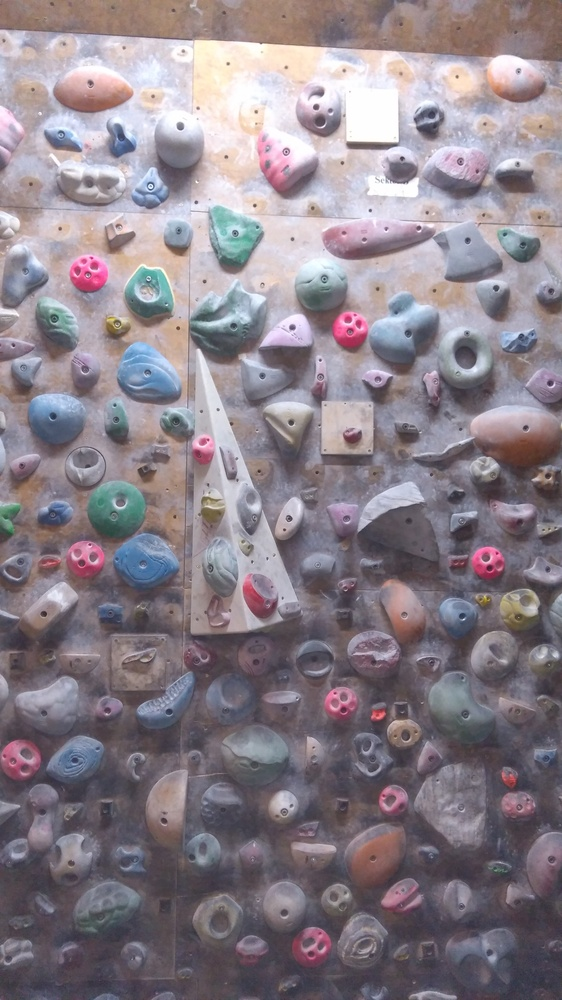
#> input picture img/IMG_20171119_191000.jpg, 562 x 1000 px, shrunk from 2340 x 4160 before the run, found by its file name
$ python houghcircle.py
#> lines starting #> are read from the running program, lines starting #| are printed output that depends on the picture
# -*- coding: utf-8 -*-
"""
Created on Sun Dec 24 01:29:23 2017

@author: Michael
"""
import numpy as np
import cv2

#wall flat
#img = cv2.imread('D:\dev\Holds\IMG_20171119_190948.jpg')

img = cv2.imread('D:\dev\holds\IMG_20171119_191000.jpg',0)
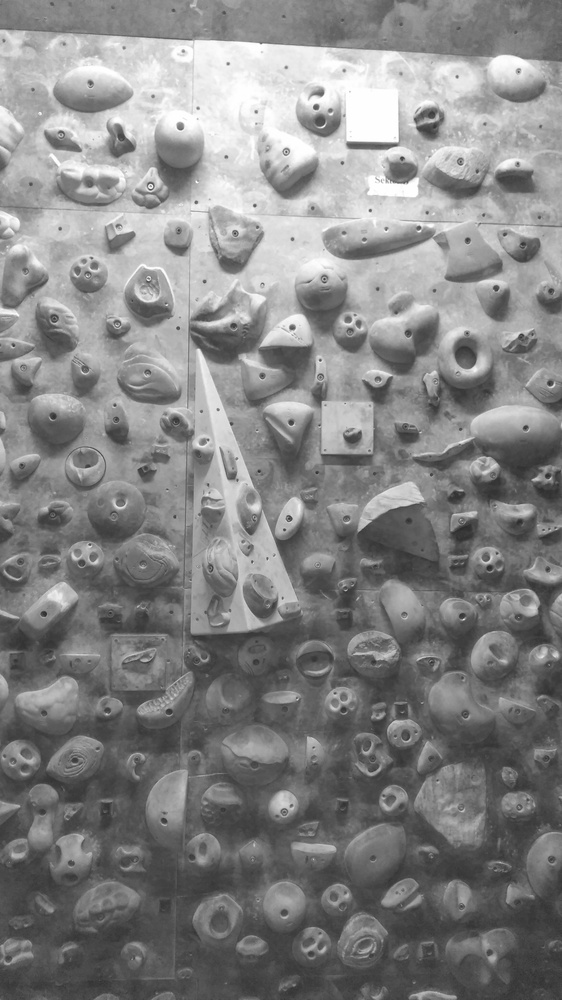
#> img: shape (1000, 562); min 43, max 255, mean 132.6

# [11 lines of commented-out code are left out]
cimg = cv2.cvtColor(img,cv2.COLOR_GRAY2BGR)

circles = cv2.HoughCircles(img,cv2.HOUGH_GRADIENT,1,20, param1=50,param2=30,minRadius=7,maxRadius=30)
#> circles = 90 rows, first 8: [20.5, 759.5, 20.1], [280.5, 904.5, 27.2], [458.5, 618.5, 29.4], [438.5, 789.5, 27.1], [229.5, 566.5, 27.2], [496.5, 647.5, 29.3], [286.5, 802.5, 27.1], [451.5, 169.5, 29.3]

circles = np.uint16(np.around(circles))
#> circles = 90 rows, first 8: [20, 760, 20], [280, 904, 27], [458, 618, 29], [438, 790, 27], [230, 566, 27], [496, 648, 29], [286, 802, 27], [452, 170, 29]
for i in circles[0,:]:
    # draw the outer circle
    cv2.circle(cimg,(i[0],i[1]),i[2],(0,255,0),2)
    # draw the center of the circle
    cv2.circle(cimg,(i[0],i[1]),2,(0,0,255),3)
#> this loop made 90 passes
#> i on passes 1 to 12: [20, 760, 20], [280, 904, 27], [458, 618, 29], [438, 790, 27], [230, 566, 27], [496, 648, 29], [286, 802, 27], [452, 170, 29], [454, 700, 25], [88, 274, 19], [158, 464, 29], [140, 360, 27]
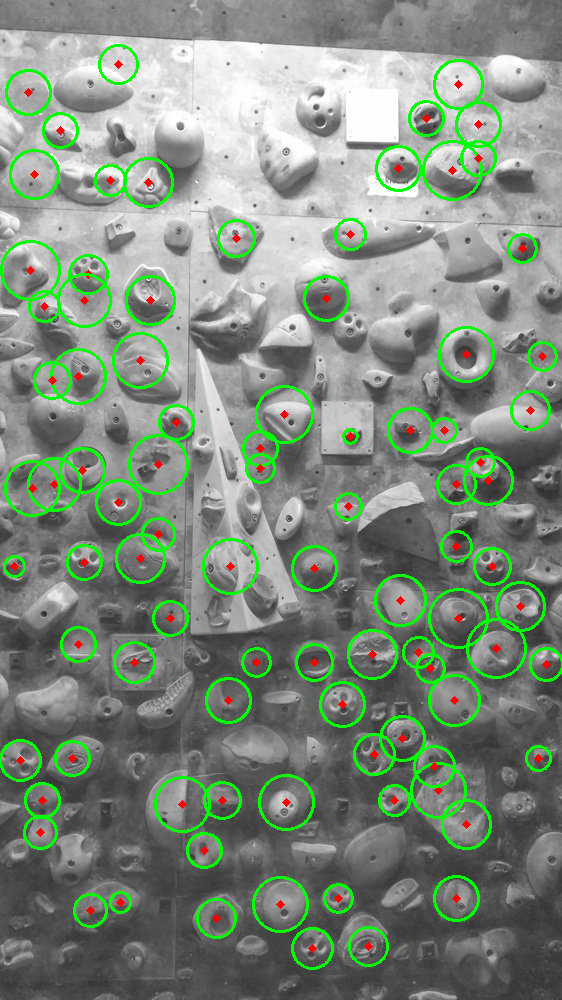
#> cimg: shape (1000, 562, 3); mean B, G, R 124, 139.3, 125.6

cv2.imshow('detected circles',cimg)
cv2.waitKey(0) & 0xFF
cv2.destroyAllWindows()

$ run again, with img/IMG_20171119_190948.jpg copied over img/IMG_20171119_191000.jpg
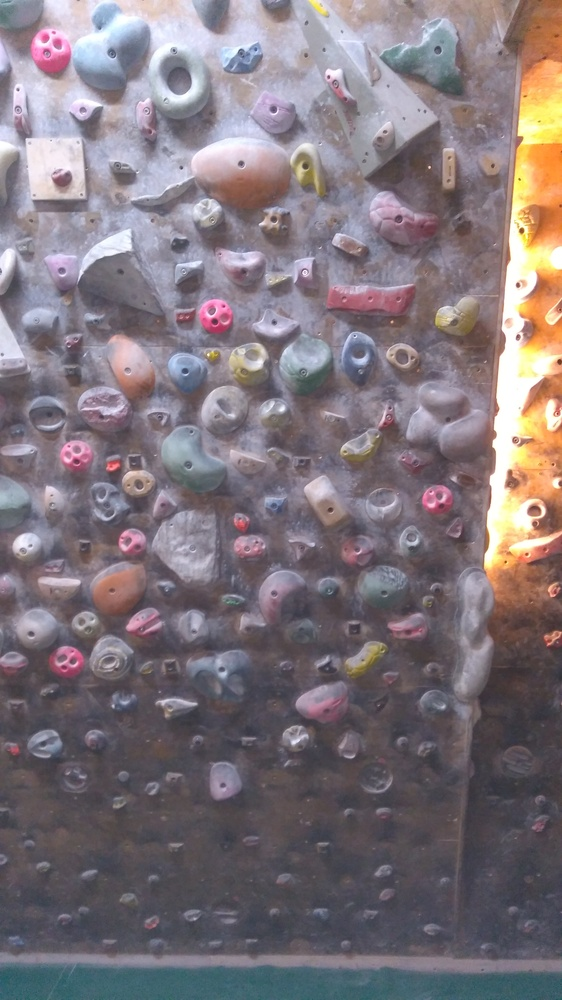
#> input picture img/IMG_20171119_190948.jpg, 562 x 1000 px, shrunk from 2340 x 4160 before the run, found by its file name
#> `img = cv2.imread('D:\dev\holds\IMG_20171119_191000.jpg',0)`:
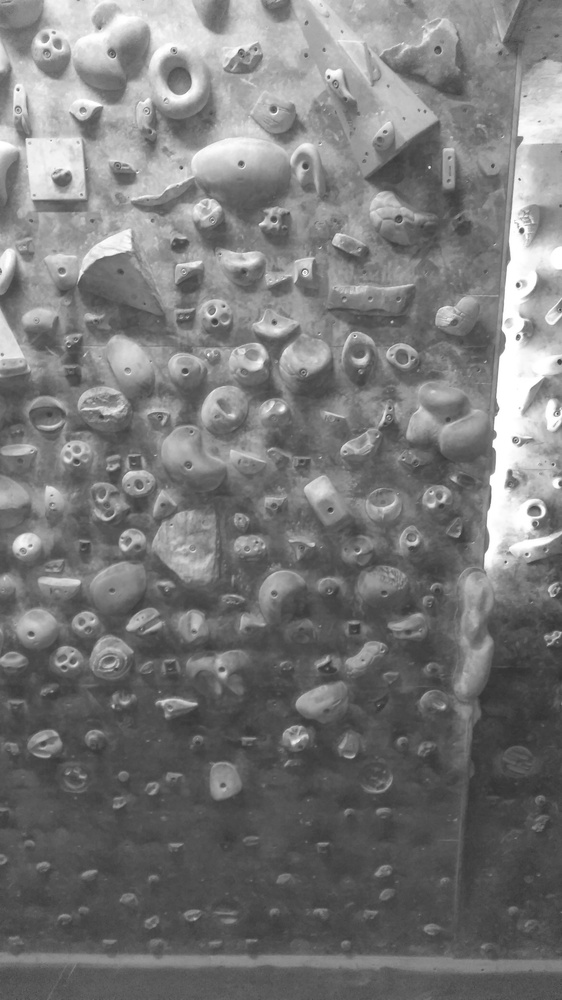
#> img: shape (1000, 562); min 49, max 255, mean 121
#> `circles = cv2.HoughCircles(img,cv2.HOUGH_GRADIENT,1,20, param1=50,para..`: circles = 64 rows, first 8: [230.5, 412.5, 29.4], [187.5, 552.5, 23.9], [129.5, 357.5, 27.2], [356.5, 361.5, 23.9], [365.5, 411.5, 20.3], [173.5, 450.5, 29.4], [447.5, 400.5, 23.9], [37.5, 628.5, 20.5]
#> `circles = np.uint16(np.around(circles))`: circles = 64 rows, first 8: [230, 412, 29], [188, 552, 24], [130, 358, 27], [356, 362, 24], [366, 412, 20], [174, 450, 29], [448, 400, 24], [38, 628, 20]
#> the loop `for i in circles[0,:]:` made 64 passes
#> after the loop `for i in circles[0,:]:`:
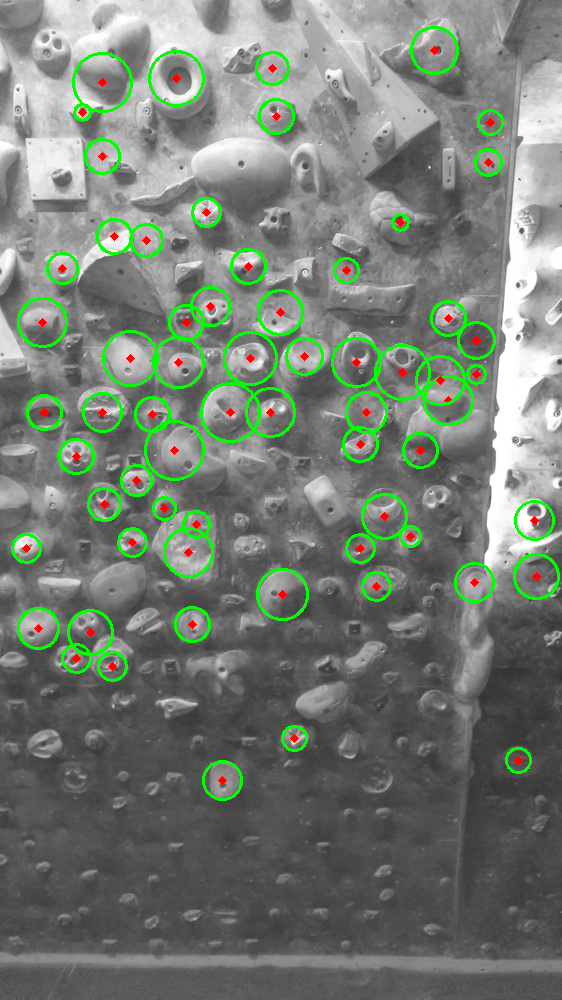
#> cimg: shape (1000, 562, 3); mean B, G, R 115, 125, 116.2

$ run again, with img/IMG_20171119_191819.jpg copied over img/IMG_20171119_191000.jpg
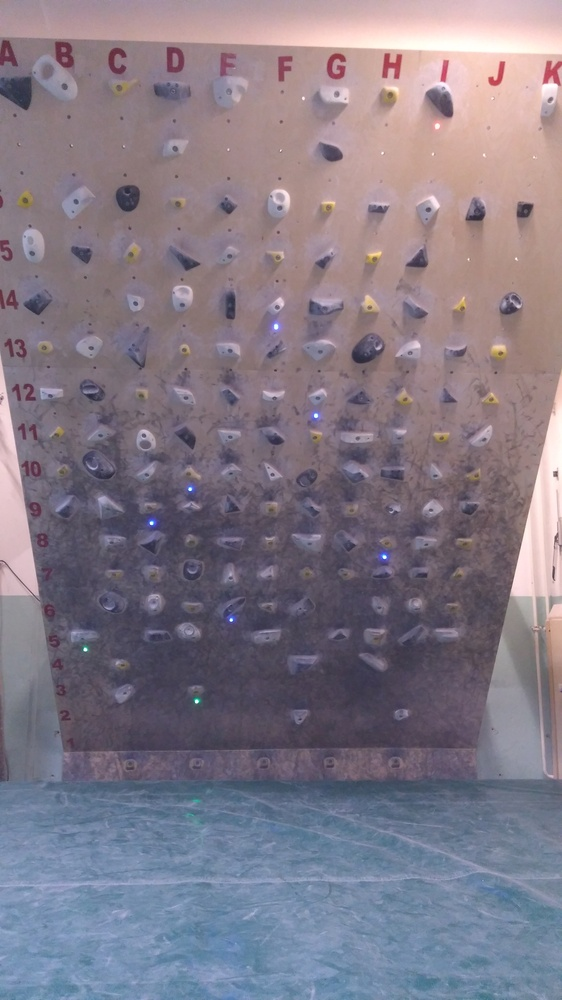
#> input picture img/IMG_20171119_191819.jpg, 562 x 1000 px, shrunk from 2340 x 4160 before the run, found by its file name
#> `img = cv2.imread('D:\dev\holds\IMG_20171119_191000.jpg',0)`:
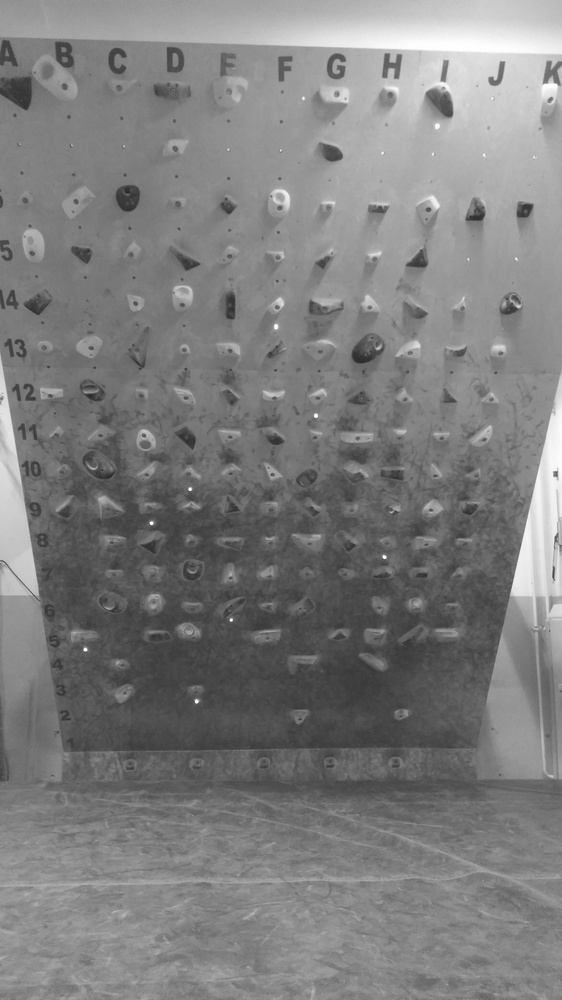
#> img: shape (1000, 562); min 42, max 255, mean 126
#> `circles = cv2.HoughCircles(img,cv2.HOUGH_GRADIENT,1,20, param1=50,para..`: circles = 18 rows, first 8: [373.5, 516.5, 27.2], [120.5, 823.5, 19.4], [388.5, 499.5, 19.4], [230.5, 953.5, 23.9], [184.5, 858.5, 17.2], [495.5, 897.5, 17.2], [178.5, 972.5, 19.4], [103.5, 449.5, 17.2]
#> `circles = np.uint16(np.around(circles))`: circles = 18 rows, first 8: [374, 516, 27], [120, 824, 19], [388, 500, 19], [230, 954, 24], [184, 858, 17], [496, 898, 17], [178, 972, 19], [104, 450, 17]
#> the loop `for i in circles[0,:]:` made 18 passes
#> after the loop `for i in circles[0,:]:`:
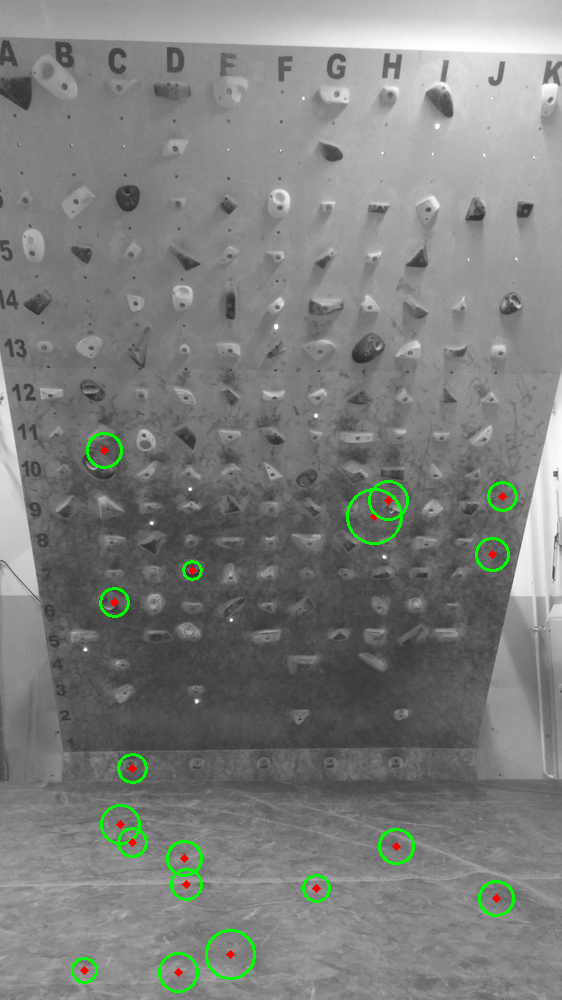
#> cimg: shape (1000, 562, 3); mean B, G, R 124.7, 127.2, 125

$ run again, with img/IMG_20171119_190930.jpg copied over img/IMG_20171119_191000.jpg
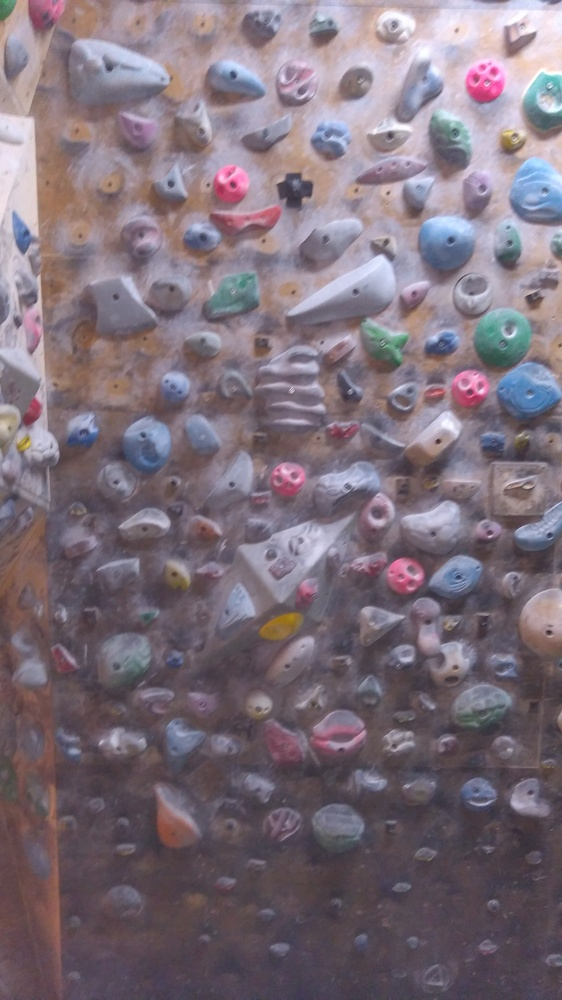
#> input picture img/IMG_20171119_190930.jpg, 562 x 1000 px, shrunk from 2340 x 4160 before the run, found by its file name
#> `img = cv2.imread('D:\dev\holds\IMG_20171119_191000.jpg',0)`:
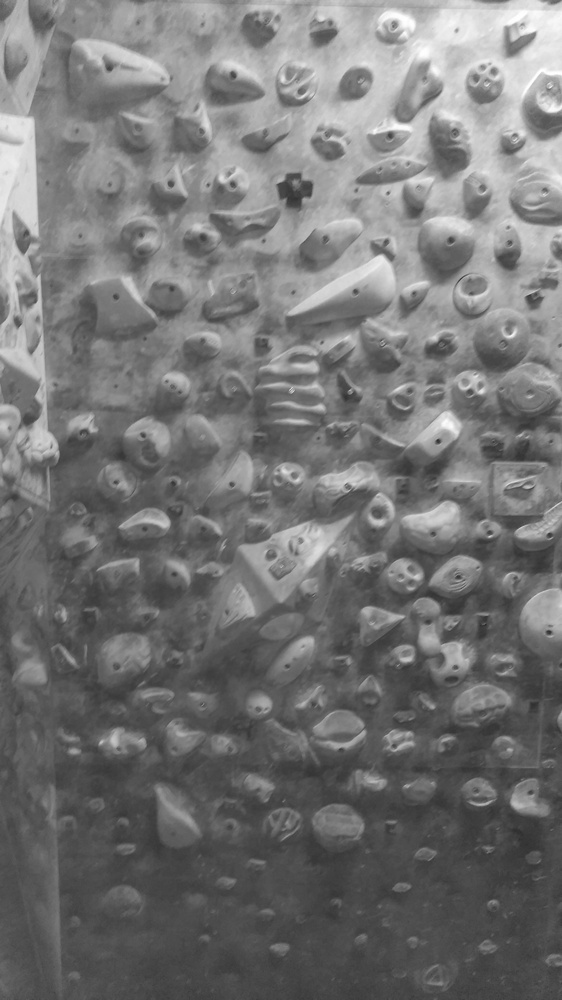
#> img: shape (1000, 562); min 43, max 255, mean 117
#> `circles = cv2.HoughCircles(img,cv2.HOUGH_GRADIENT,1,20, param1=50,para..`: circles = 32 rows, first 8: [528.5, 389.5, 27.2], [533.5, 187.5, 21.6], [442.5, 245.5, 29.4], [474.5, 294.5, 20.2], [273.5, 550.5, 27.2], [232.5, 388.5, 29.4], [166.5, 296.5, 19.4], [147.5, 446.5, 27.2]
#> `circles = np.uint16(np.around(circles))`: circles = 32 rows, first 8: [528, 390, 27], [534, 188, 22], [442, 246, 29], [474, 294, 20], [274, 550, 27], [232, 388, 29], [166, 296, 19], [148, 446, 27]
#> the loop `for i in circles[0,:]:` made 32 passes
#> after the loop `for i in circles[0,:]:`:
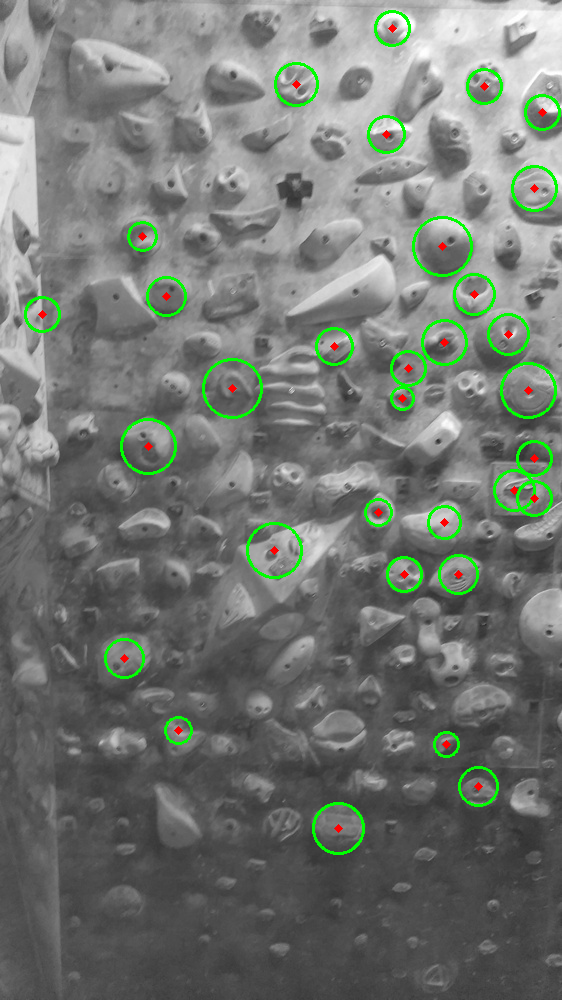
#> cimg: shape (1000, 562, 3); mean B, G, R 114, 119.3, 114.6
